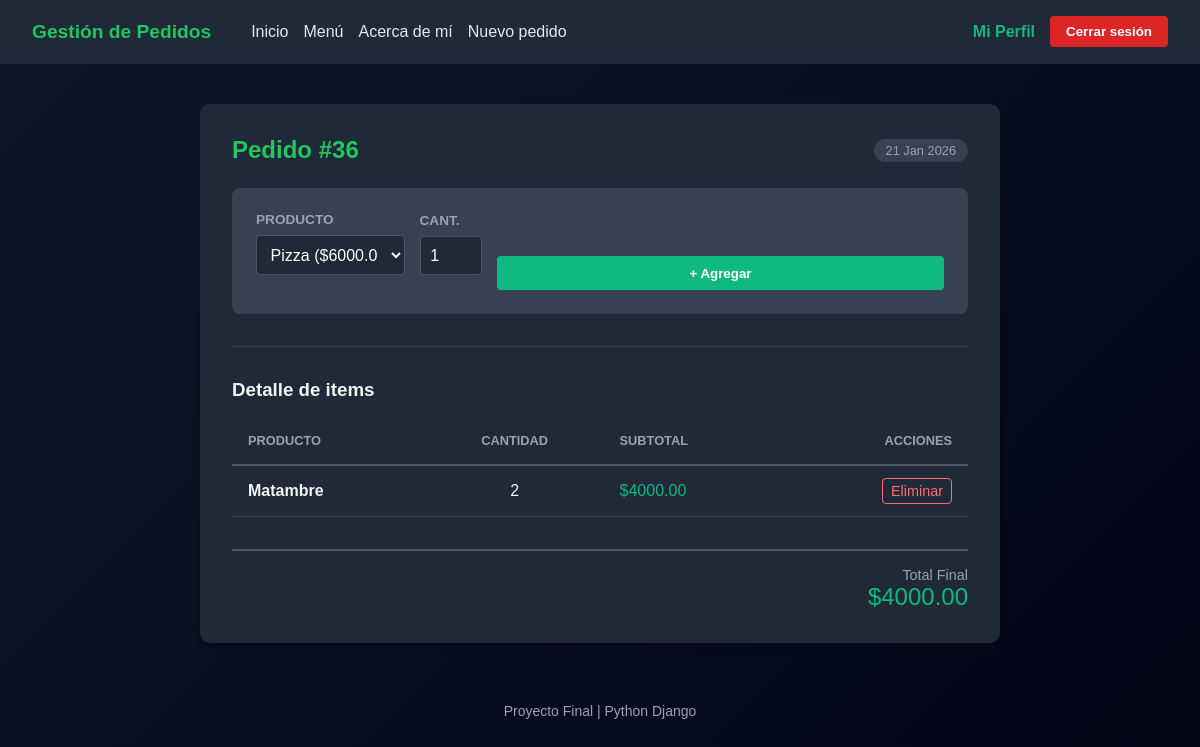
The app's page /pedido/36/ (signed in) with its own data.
### core/models.py (models this page shows, shortened)
class Pedido(models.Model):
    cliente = models.ForeignKey(User, on_delete=models.CASCADE)
    creado = models.DateTimeField(auto_now_add=True)
    estado = models.CharField(max_length=20, default='Pendiente')

class PedidoProducto(models.Model):
    pedido = models.ForeignKey(Pedido, on_delete=models.CASCADE)
    producto = models.ForeignKey(Producto, on_delete=models.CASCADE)
    cantidad = models.PositiveIntegerField(default=1)
    def subtotal(self):
        return self.cantidad * self.producto.precio

class Producto(models.Model):
    nombre = models.CharField(max_length=100)
    precio = models.DecimalField(max_digits=8, decimal_places=2)
    descripcion = RichTextField(null=True, blank=True)
    imagen = models.ImageField(upload_to='productos/', null=True, blank=True)
    fecha_creacion = models.DateTimeField(default=timezone.now)

### core/views.py (the view, shortened to what this page needs)
# urls.py: path('pedido/<int:pedido_id>/', views.detalle_pedido, name='detalle_pedido'),
@login_required
def detalle_pedido(request, pedido_id):
    pedido = get_object_or_404(Pedido, id=pedido_id, cliente=request.user)
    items = PedidoProducto.objects.filter(pedido=pedido)
    productos = Producto.objects.all()
    total = sum(item.subtotal() for item in items)
    return render(request, 'core/detalle_pedido.html', {
        'pedido': pedido,
        'items': items,
        'productos': productos,
        'total': total
    })

### core/templates/core/detalle_pedido.html (shortened to what this page needs)
{% extends 'core/base.html' %}
{% block content %}
<div class="order-card">
    <div style="display: flex; justify-content: space-between; align-items: center; margin-bottom: 1.5rem;">
        <h2 style="margin:0;">Pedido #{{ pedido.id }}</h2>
        <span style="background: #374151; padding: 4px 12px; border-radius: 20px; font-size: 0.8rem; color: #9ca3af;">
            {{ pedido.creado|date:"d M Y" }}
        </span>
    </div>
    <form method="post" class="form-row">
        <div class="form-group" style="flex-grow: 1;">
            <label class="form-label">Producto</label>
            <select name="producto" class="form-control" required>
                {% for producto in productos %}
                    <option value="{{ producto.id }}">
                        {{ producto.nombre }} (${{ producto.precio }})
                    </option>
                {% endfor %}
            </select>
        </div>
        <div class="form-group" style="width: 100px;">
            <label class="form-label">Cant.</label>
            <input type="number" name="cantidad" min="1" value="1" class="form-control" required>
        </div>
        <button type="submit" class="btn-add">
            + Agregar
        </button>
    </form>
    <hr style="border: 0; border-top: 1px solid #374151; margin: 2rem 0;">
    {% if items %}
        <h3>Detalle de items</h3>
        <table>
            <thead>
                <tr>
                    <th>Producto</th>
                    <th style="text-align: center;">Cantidad</th>
                    <th>Subtotal</th>
                    <th style="text-align: right;">Acciones</th>
                </tr>
            </thead>
            <tbody>
                {% for item in items %}
                <tr>
                    <td style="font-weight: bold;">{{ item.producto.nombre }}</td>
                    <td style="text-align: center;">{{ item.cantidad }}</td>
                    <td style="color: #10b981;">${{ item.subtotal }}</td>
                    <td style="text-align: right;">
                        <a href="{% url 'eliminar_item' item.id %}" class="delete-btn">Eliminar</a>
                    </td>
                </tr>
                {% endfor %}
            </tbody>
        </table>
        <div class="total-section">
            <small style="font-size: 0.9rem; color: #9ca3af; display:block;">Total Final</small>
            ${{ total }}
        </div>
    {% else %}
        <div style="text-align: center; padding: 2rem; color: #9ca3af;">
            <p>El carrito está vacío. ¡Agrega tu primer producto arriba!</p>
        </div>
    {% endif %}
</div>
{% endblock %}

### core/static/core/css/style.css (style rules this page uses)
* { margin: 0; padding: 0; box-sizing: border-box; font-family: Arial, Helvetica, sans-serif; }
body { background: linear-gradient(135deg, #0f172a, #020617); color: #e5e7eb; min-height: 100vh; }
h1, h2 { margin-bottom: 20px; color: #22c55e; }
form div { margin-bottom: 15px; }
input, select, button { width: 100%; padding: 8px; border-radius: 5px; border: none; }
button { background-color: #22c55e; color: #020617; font-weight: bold; cursor: pointer; }

### core/templates/core/detalle_pedido.html (style rules this page uses)
.order-card { background-color: #1f2937; border-radius: 10px; box-shadow: 0 4px 6px rgba(0, 0, 0, 0.3); padding: 2rem; max-width: 800px; margin: 2rem auto; color: #f3f4f6; }
.form-row { display: flex; gap: 15px; margin-bottom: 2rem; align-items: flex-end; background-color: #374151; padding: 1.5rem; border-radius: 8px; }
.form-group { display: flex; flex-direction: column; }
.form-label { margin-bottom: 0.5rem; font-size: 0.85rem; color: #9ca3af; font-weight: bold; text-transform: uppercase; }
.form-control { padding: 0.6rem; border-radius: 4px; border: 1px solid #4b5563; background-color: #1f2937; color: white; font-size: 1rem; }
.btn-add { background-color: #10b981; color: white; padding: 0.6rem 1.5rem; border-radius: 4px; border: none; cursor: pointer; font-weight: bold; transition: background-color 0.2s; height: fit-content; }
table { width: 100%; border-collapse: collapse; margin-top: 1rem; }
th { text-align: left; padding: 1rem; border-bottom: 2px solid #4b5563; color: #9ca3af; text-transform: uppercase; font-size: 0.8rem; }
td { padding: 1rem; border-bottom: 1px solid #374151; vertical-align: middle; }
.delete-btn { color: #f87171; text-decoration: none; font-size: 0.9rem; border: 1px solid #f87171; padding: 4px 8px; border-radius: 4px; transition: all 0.2s; }
.total-section { margin-top: 2rem; text-align: right; font-size: 1.5rem; border-top: 2px solid #4b5563; padding-top: 1rem; color: #10b981; }

### records on screen
Pedido: id "36", creado "21 Jan 2026"
PedidoProducto: producto.nombre "Matambre", cantidad "2", subtotal "4000.00"

### other values on screen
{{ total }} "4000.00"
form field producto "Pizza ($6000.00)"
